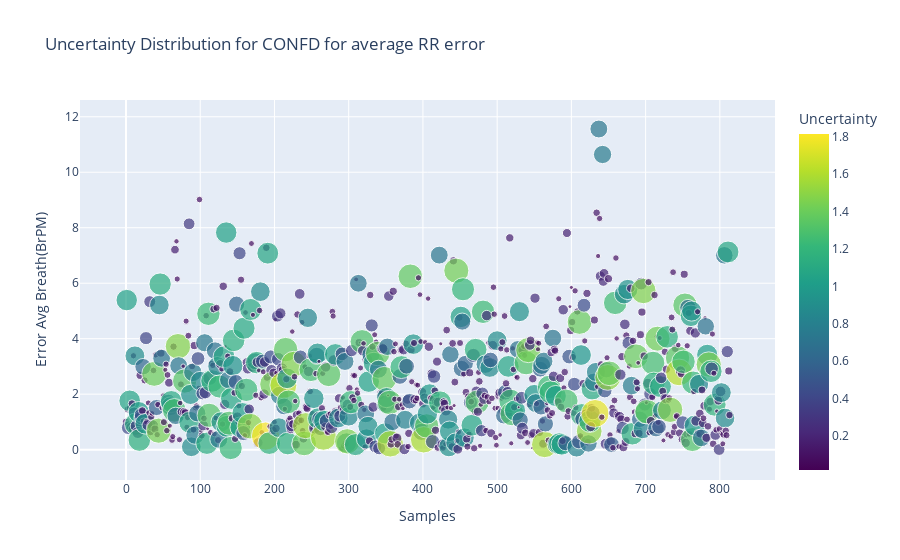
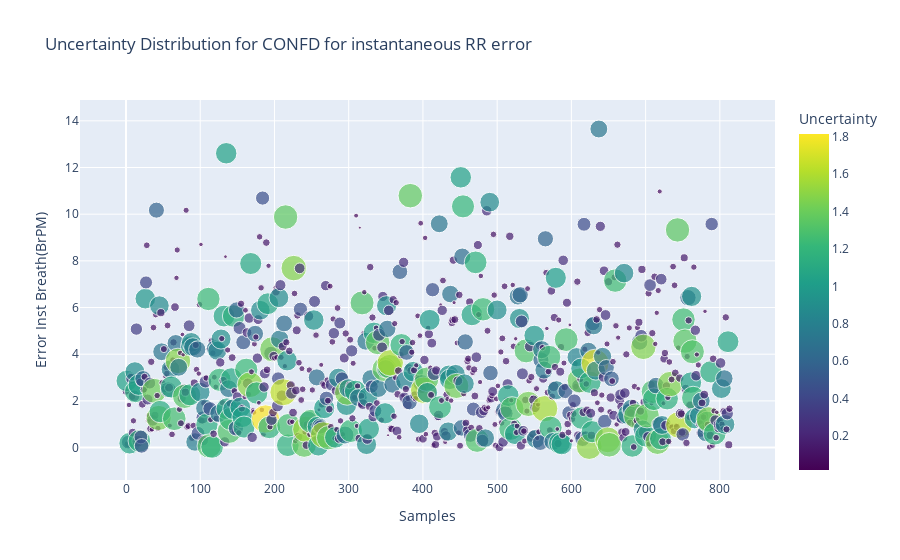

Notebook cell for these charts, in order:
### Code cell
if input_conf == 'confd':
    fig1 = px.scatter(data_confd,x = 'Samples', y="Error Avg Breath(BrPM)",title="Uncertainty Distribution for "+input_conf.upper()+ " for average RR error" ,
                     color="Uncertainty", color_continuous_scale=px.colors.sequential.Viridis,size='Uncertainty')
    
    fig2 = px.scatter(data_confd,x = 'Samples', y="Error Inst Breath(BrPM)",title="Uncertainty Distribution for "+input_conf.upper()+ " for instantaneous RR error" ,
                     color="Uncertainty", color_continuous_scale=px.colors.sequential.Viridis,size='Uncertainty')
    fig1.show()
    fig2.show()

### Figure 1 — Plotly figure (JSON) as saved in the notebook; plotly's stock layout.template omitted (floating-point values rounded to 4 significant figures; data arrays with more than 128 entries replaced by an {"elided": "..."} marker saying what was removed)
{"data": [{"hovertemplate": "Samples=%{x}<br>Error Avg Breath(BrPM)=%{y}<br>Uncertainty=%{marker.color}<extra></extra>", "legendgroup": "", "marker": {"color": {"elided": "814 float values"}, "coloraxis": "coloraxis", "size": {"elided": "814 float values"}, "sizemode": "area", "sizeref": 0.004535, "symbol": "circle"}, "mode": "markers", "name": "", "orientation": "v", "showlegend": false, "type": "scatter", "x": {"elided": "814 int values"}, "xaxis": "x", "y": {"elided": "814 float values"}, "yaxis": "y"}], "layout": {"coloraxis": {"colorbar": {"title": {"text": "Uncertainty"}}, "colorscale": [[0, "#440154"], [0.1111, "#482878"], [0.2222, "#3e4989"], [0.3333, "#31688e"], [0.4444, "#26828e"], [0.5556, "#1f9e89"], [0.6667, "#35b779"], [0.7778, "#6ece58"], [0.8889, "#b5de2b"], [1, "#fde725"]]}, "legend": {"itemsizing": "constant", "tracegroupgap": 0}, "title": {"text": "Uncertainty Distribution for CONFD for average RR error"}, "xaxis": {"anchor": "y", "domain": [0, 1], "title": {"text": "Samples"}}, "yaxis": {"anchor": "x", "domain": [0, 1], "title": {"text": "Error Avg Breath(BrPM)"}}}}

### Figure 2 — Plotly figure (JSON) as saved in the notebook; plotly's stock layout.template omitted (floating-point values rounded to 4 significant figures; data arrays with more than 128 entries replaced by an {"elided": "..."} marker saying what was removed)
{"data": [{"hovertemplate": "Samples=%{x}<br>Error Inst Breath(BrPM)=%{y}<br>Uncertainty=%{marker.color}<extra></extra>", "legendgroup": "", "marker": {"color": {"elided": "814 float values"}, "coloraxis": "coloraxis", "size": {"elided": "814 float values"}, "sizemode": "area", "sizeref": 0.004535, "symbol": "circle"}, "mode": "markers", "name": "", "orientation": "v", "showlegend": false, "type": "scatter", "x": {"elided": "814 int values"}, "xaxis": "x", "y": {"elided": "814 float values"}, "yaxis": "y"}], "layout": {"coloraxis": {"colorbar": {"title": {"text": "Uncertainty"}}, "colorscale": [[0, "#440154"], [0.1111, "#482878"], [0.2222, "#3e4989"], [0.3333, "#31688e"], [0.4444, "#26828e"], [0.5556, "#1f9e89"], [0.6667, "#35b779"], [0.7778, "#6ece58"], [0.8889, "#b5de2b"], [1, "#fde725"]]}, "legend": {"itemsizing": "constant", "tracegroupgap": 0}, "title": {"text": "Uncertainty Distribution for CONFD for instantaneous RR error"}, "xaxis": {"anchor": "y", "domain": [0, 1], "title": {"text": "Samples"}}, "yaxis": {"anchor": "x", "domain": [0, 1], "title": {"text": "Error Inst Breath(BrPM)"}}}}
